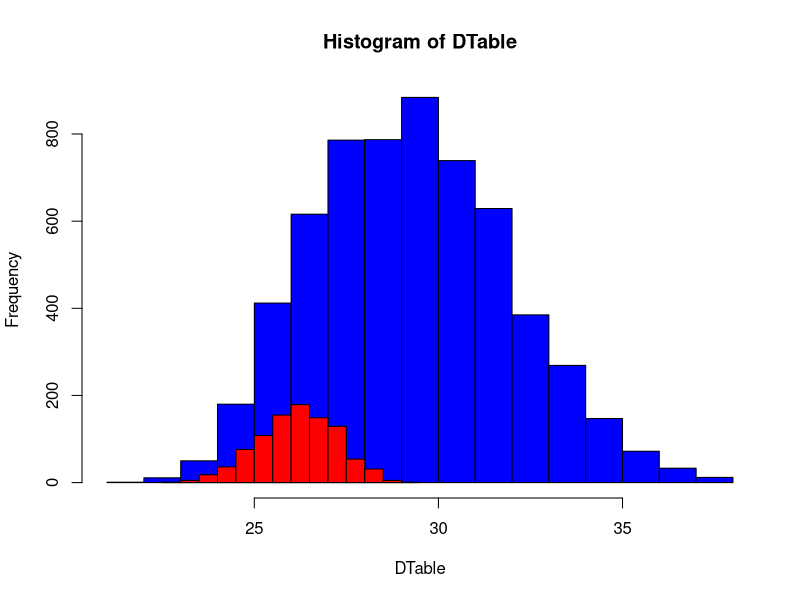
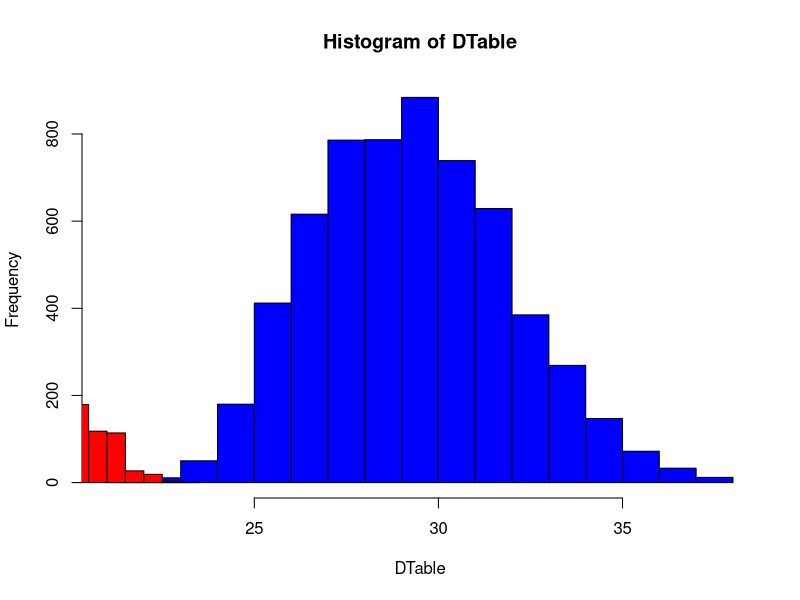
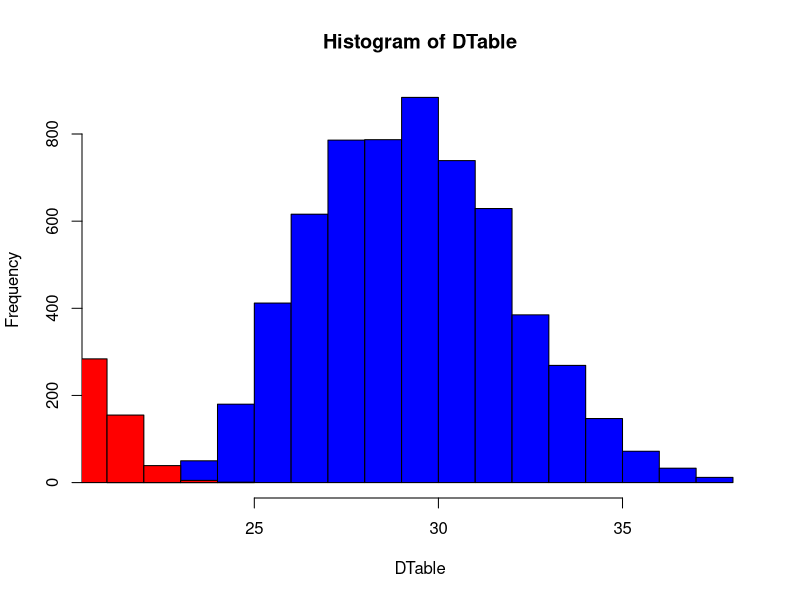
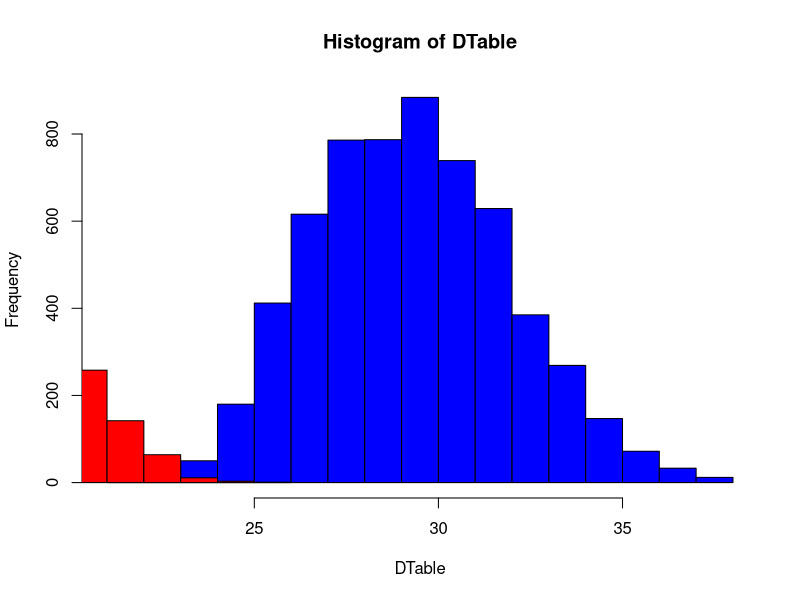
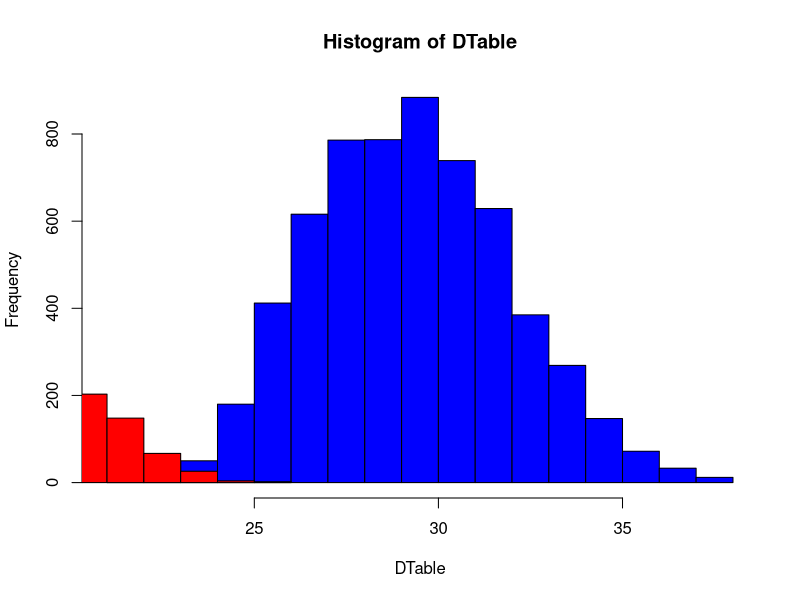
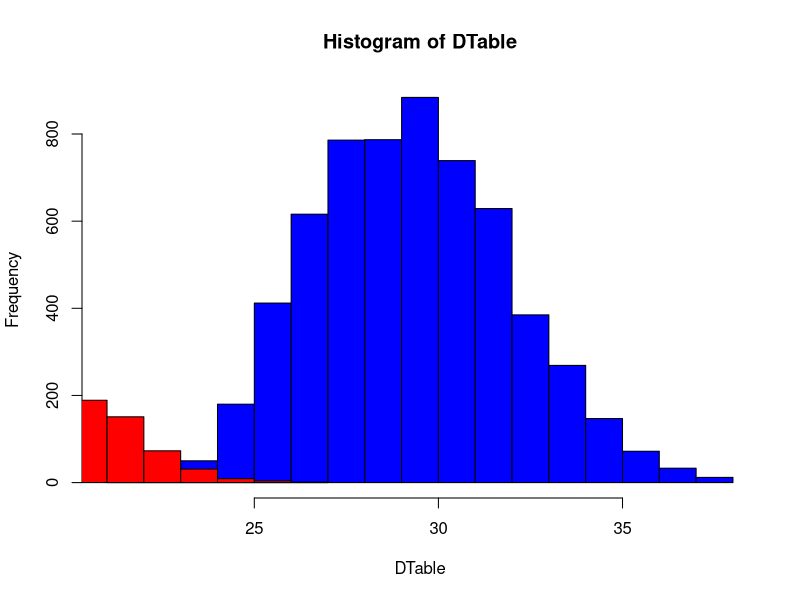
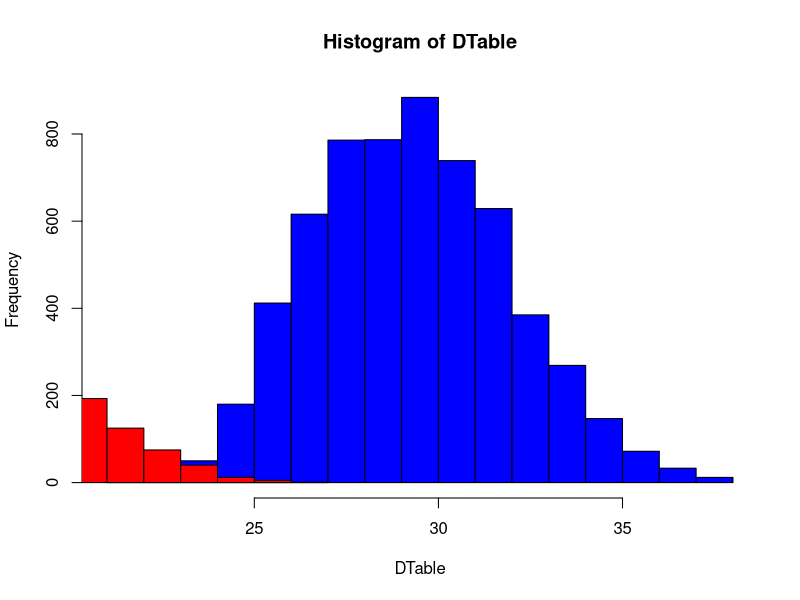
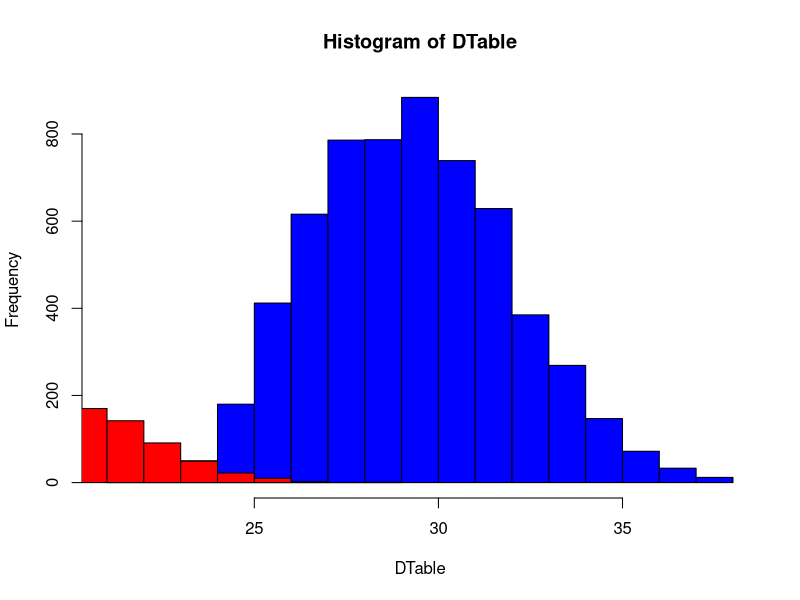

Reproduce these figures in R, in order.
# Read in data table
DFrame <- read.table(file = "ms_toy.txt", sep = "\t", header = TRUE)
DTable0 <- t(as.matrix(as.data.frame(lapply(DFrame[,1:1], as.numeric))))

# create new dataset without missing data
newdata <- na.omit(DFrame) 
DTable <- t(as.matrix(as.data.frame(lapply(newdata[,1:1], as.numeric))))
colnames(DTable) <- colnames(DFrame)[1]

# Calculate the mean and standard deviation of the current data
mean <- mean(DTable)
sd <- sd(DTable)

# Derive the new mean and standard deviation for the missing data based on the current
# distribution
nansize <- dim(DTable0)[1]-dim(DTable)[1]
lowquan <- qnorm(0.25, mean, sd)
lowdata <- subset(DTable, DTable[,1] <= lowquan)
newmean <- mean(lowdata)
newsd <- sd(lowdata)

# Generate the new data based on the new mean and standard deviation from the previous step
imputdata <- rnorm(nansize, newmean, newsd)

hist1 <- hist(DTable, col="blue")
hist2 <- hist(imputdata, add=T, col="red")
#plot()
for(mean in seq(from = 20, to = lowquan, by = 2)){
  for(sd in seq(from = 1, to = sd, by = 0.2)){
    imputdata1 <- rnorm(nansize, mean, sd)
    hist3 <- hist(DTable, col="blue")
    hist4 <- hist(imputdata1, add=T, col="red")
  }
}